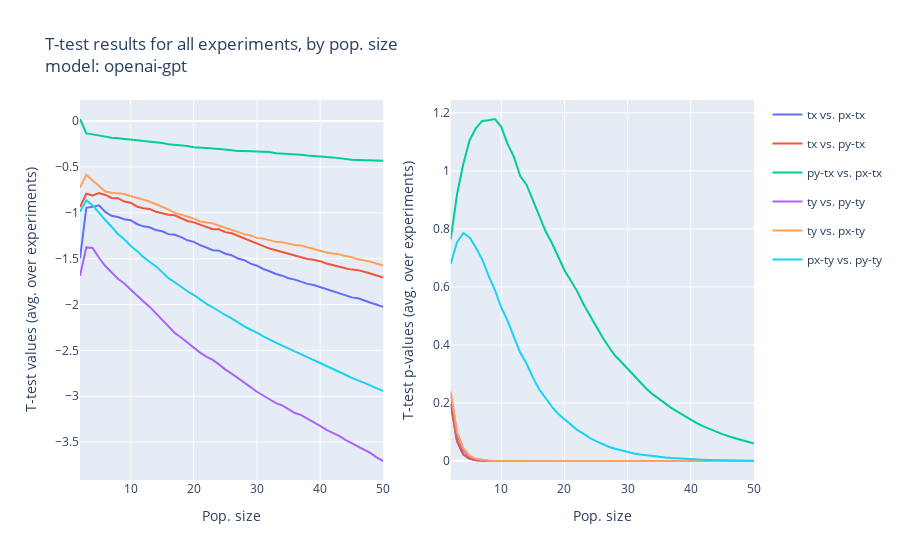
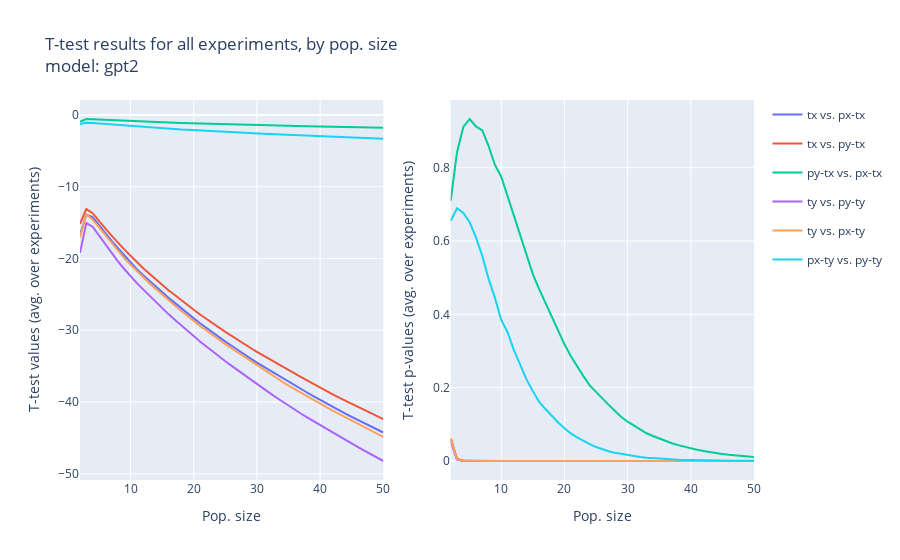
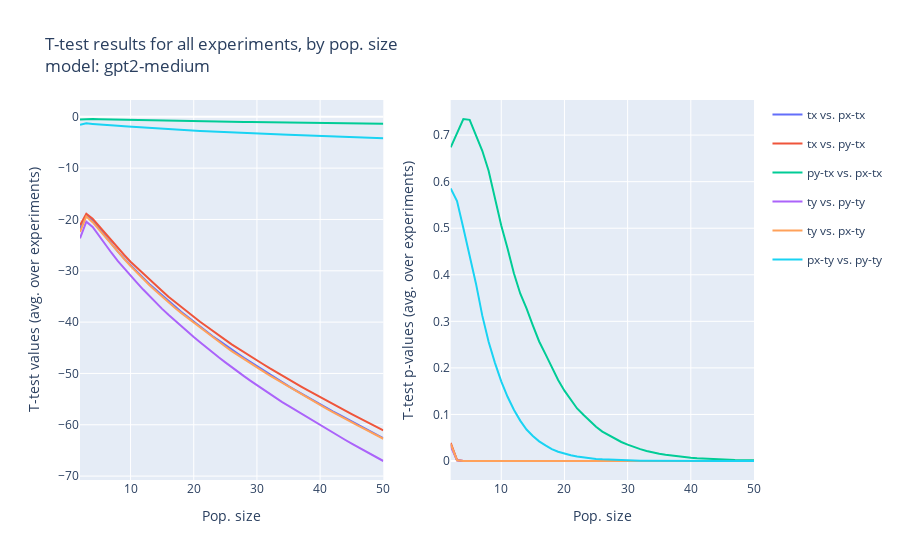
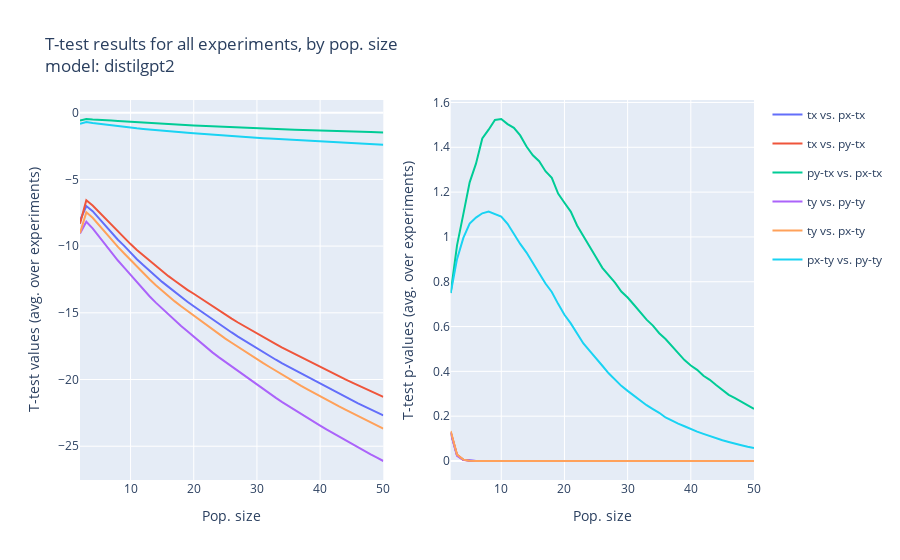

Notebook cell for these charts, in order:
### Code cell
models = ["openai-gpt",
          "gpt2",
          "gpt2-medium",
          "distilgpt2",
          "bert-base-uncased",
          "bert-large-uncased",
          "roberta-base",
          "roberta-large",
          "distilbert-base-uncased"]
column_groups = [(   'tx', 'px-tx'),
                 (   'tx', 'py-tx'),
                 ('py-tx', 'px-tx'),
                 (   'ty', 'py-ty'),
                 (   'ty', 'px-ty'),
                 ('px-ty', 'py-ty')]
pop_step = 1
dataset_size_variant = 1500 # alternatively 15000 if data is included
dataset_struct_variant = 'comb' # alternatively 'da' or 'tr'

for model_name in models:
    temp_data = load_data(model_name, dataset_size_variant, dataset_struct_variant)
    sweep_pops_ttest_ctrl_vs_eff(model_name, temp_data, column_groups, pop_step)
